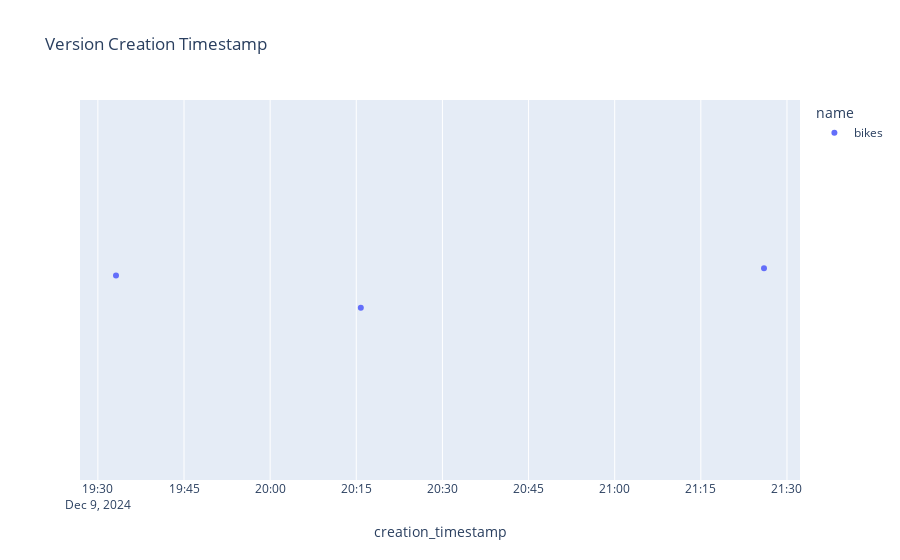

The code cell stored with this chart in its notebook:
### Code cell
px.strip(
    versions,
    x="creation_timestamp",
    color="name",
    hover_name="name",
    hover_data=versions.columns,
    title="Version Creation Timestamp",
)

### Figure 1 — Plotly figure (JSON) as saved in the notebook; plotly's stock layout.template omitted (floating-point values rounded to 4 significant figures)
{"data": [{"alignmentgroup": "True", "boxpoints": "all", "customdata": [["None", "", "2024-12-09T21:25:59.981000", "bikes", "fc31f5b645204fdd9ef58fbbc0c105eb", "", "file:///home/fmind/mlops-python-package/mlruns/892046783494697990/fc31f5b645204fdd9ef58fbbc0c105eb/artifacts/model", "READY", "", "", "3"], ["None", "", "2024-12-09T20:15:47.252000", "bikes", "abad34d51a2a4cffa328136540b455c0", "", "file:///home/fmind/mlops-python-package/mlruns/892046783494697990/abad34d51a2a4cffa328136540b455c0/artifacts/model", "READY", "", "", "2"], ["None", "", "2024-12-09T19:33:09.426000", "bikes", "ca4c7550ad354be9a2f10f7eade8d47e", "", "file:///home/fmind/mlops-python-package/mlruns/892046783494697990/ca4c7550ad354be9a2f10f7eade8d47e/artifacts/model", "READY", "", "", "1"]], "fillcolor": "rgba(255,255,255,0)", "hoveron": "points", "hovertemplate": "<b>%{hovertext}</b><br><br>name=%{customdata[3]}<br>creation_timestamp=%{x}<br>current_stage=%{customdata[0]}<br>description=%{customdata[1]}<br>last_updated_timestamp=%{customdata[2]}<br>run_id=%{customdata[4]}<br>run_link=%{customdata[5]}<br>source=%{customdata[6]}<br>status=%{customdata[7]}<br>status_message=%{customdata[8]}<br>user_id=%{customdata[9]}<br>version=%{customdata[10]}<extra></extra>", "hovertext": ["bikes", "bikes", "bikes"], "legendgroup": "bikes", "line": {"color": "rgba(255,255,255,0)"}, "marker": {"color": "#636efa"}, "name": "bikes", "offsetgroup": "bikes", "orientation": "h", "pointpos": 0, "showlegend": true, "type": "box", "x": ["2024-12-09T21:25:59.981000", "2024-12-09T20:15:47.252000", "2024-12-09T19:33:09.426000"], "x0": " ", "xaxis": "x", "y0": " ", "yaxis": "y"}], "layout": {"boxmode": "group", "legend": {"title": {"text": "name"}, "tracegroupgap": 0}, "title": {"text": "Version Creation Timestamp"}, "xaxis": {"anchor": "y", "domain": [0, 1], "title": {"text": "creation_timestamp"}}, "yaxis": {"anchor": "x", "domain": [0, 1]}}}
